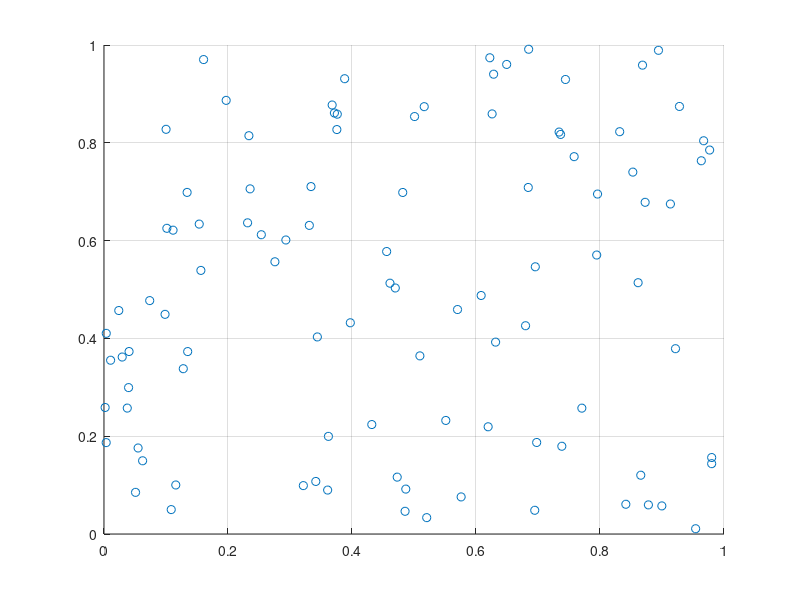

The MATLAB script that drew this image:
clc; clear; close all

n = [10^1, 10^2, 10^3, 10^4, 10^5, 10^6]';

a = 1.96;

% tirer un point au hasard, calculer toutes distances et determiner plus
% courte, puis determiner nouveau point tel que segment entre les deux
% (plus qu'un point apres), refaire bcp de fois
% doit ressembler à une mosaique si marche bien

for i = 1:length(n)
    N = n(i);
    XMC = rand(N, 1);
    YMC = rand(N, 1);
    
end

figure(1)
affichage = 100;
scatter(XMC(1:affichage), YMC(1:affichage))
grid()
